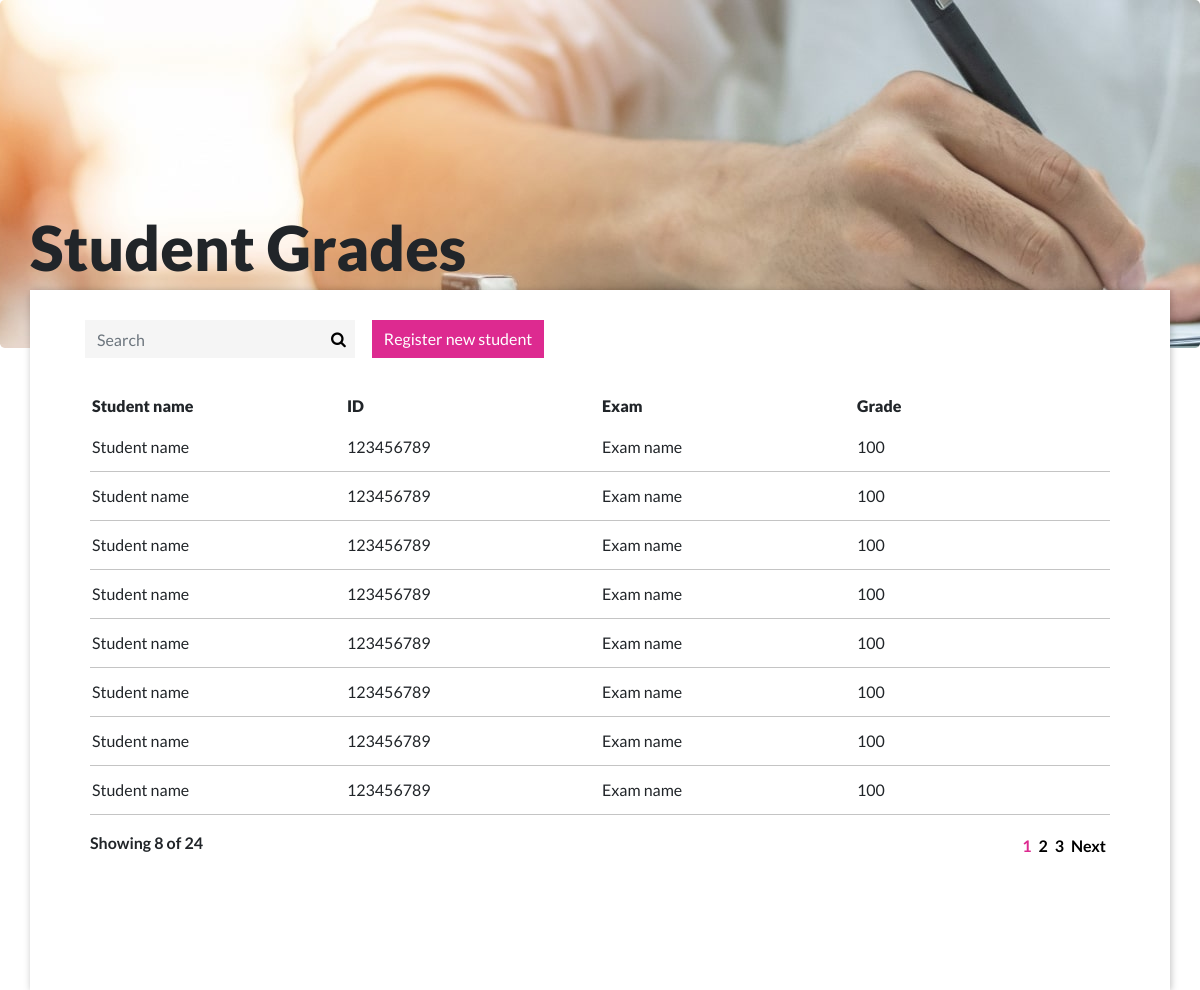
The page / on the database its author committed.
### tables this page shows
CREATE TABLE `student` (
  `id` int(11) NOT NULL,
  `name` varchar(100) NOT NULL,
  `student_id` int(255) NOT NULL,
  `exam` text NOT NULL,
  `grade` text NOT NULL
);

### index.php (called while the page is built)
<?php
include( __DIR__ . '/view/header.php' );
include( __DIR__ . '/view/content.php' );
include( __DIR__ . '/view/footer.php' );

### controller/functions.php (called while the page is built, shortened)
<?php
    include( 'students.php');
    $student = new Student();
    $search = isset($_GET['student']) ? $_GET['student'] : null;
    $results_per_page = 8;
    $current_page = isset($_GET['page']) ? intval($_GET['page']) : 1;
?>

### model/database.php (called while the page is built, shortened)
<?php
class Database {
    public $connection;
    public function open_db_connection(){
        $this->connection = new mysqli(DB_HOST,DB_USER,DB_PASSWORD,DB_NAME);
    }
    public function query( $sql ){
        $result = $this->connection->query( $sql );
        return $result;
    }
}
$database = new Database();

### controller/students.php (called while the page is built, shortened)
<?php
include( dirname(__DIR__) . '/model/database.php');
class Student extends Database{
    public function get_student( $search = null,  $current_page = null, $results_per_page = null ){
        global $database;
        $search = $search == null ? null : $database->escape_string( $search );
        $limt_offset = $this->pagination( $search, $current_page, $results_per_page);
        $query = $search === null ? "SELECT * FROM student " . $limt_offset : "SELECT * FROM student WHERE name LIKE '$search%' " . $limt_offset;
        $result_set = $database->query( $query );
        return   $result_set;
    }
    public function get_row_numb( $result , $all = false ){
        $result = $all ? $this->get_student() : $result;
        $row_cnt = mysqli_num_rows( $result);
        return $row_cnt;
    }
    public function pagination ( $search = null , $current_page = null, $results_per_page = null , $offset = null ) {
        if (  $current_page == null && $results_per_page == null) {
            return '';
        } elseif( $search == null) {
            $this_page_first_result = ($current_page - 1) * $results_per_page;
            return "LIMIT " . $this_page_first_result . " , " .  $results_per_page;
        }
    }
}
?>

### view/students_table.php (the view)
<table class="table">
    <thead>
    <tr>
        <th scope="col">Student name</th>
        <th scope="col">ID</th>
        <th scope="col">Exam</th>
        <th scope="col">Grade</th>
    </tr>
    </thead>
    <tbody>
    <?php
        $result = $student->get_student( $search ,$current_page, $results_per_page );
        while( $row = mysqli_fetch_array( $result ) ){
        echo '<tr>';
            echo '<td>' . $row['name'] . '</td>';
            echo '<td>' . $row['student_id']. '</td>';
            echo '<td>' . $row['exam'] . '</td>';
            echo '<td>' . $row['grade'] . '</td>';
        echo '</tr>';
        }
        ?>
    </tbody>
</table>

### view/header.php (shortened to what this page needs)
<!doctype html>
<html lang="en">
  <head>
    <link rel="stylesheet" href="//stackpath.bootstrapcdn.com/bootstrap/4.3.1/css/bootstrap.min.css">
    <link rel="stylesheet" href="https://cdnjs.cloudflare.com/ajax/libs/font-awesome/4.7.0/css/font-awesome.min.css">
    <link rel="stylesheet" href="../webpalk/assets/css/style.css">
  </head>
  <body>

### view/content.php (shortened to what this page needs)
<?php include( dirname(__DIR__) . '/controller/functions.php'); ?>
    <section id="background" class="jumbotron">
    </section>
    <section id="main" class="container">
      <div class="row">
          <h1 class="tilte">Student Grades</h1>
          <div id="table" class="col-md-12" >
            <div class="col form-row mb-4">
                <?php include('search_bar.php'); ?>
                <button type="button" class="reg btn btn-primary">Register new student</button>
            </div>
            <div class="col">
              <?php include('students_table.php'); ?>
              <div class="row">
                <?php include( 'pagination.php' ); ?>
              </div>
            </div>
          </div>
      </div>
    </section>

### view/search_bar.php
<form method="GET" class="form-inline search-from">
    <input class="form-control search" <?php echo $search == null ? '' : 'value="' . $search . '"'  ?> name="student" type="text" placeholder="Search" aria-label="Search">
    <button type="submit" class="search">
        <i class="fa fa-search"></i>
    </button>
</form>

### view/pagination.php (shortened to what this page needs)
<?php
    $currnt_rows = $student->get_row_numb( $result );
    $all_rows = $student->get_row_numb( $result , true);
    $paginat_rows =  ceil( $all_rows / $results_per_page );
?>
<div class="col align-self-start">
    <p class="font-weight-bold">Showing <?php echo $currnt_rows ?> of <?php echo $all_rows ?></p>
</div>
<div class="col <?php echo $search == null ? '' : 'hide'; ?>">
    <nav aria-label="Page navigation">
        <ul class="pagination justify-content-end">
            <?php
                for ($page = 1; $page <= $paginat_rows ; $page++) {
                    $active = ( $current_page == $page ) ? 'active' : '';
                    echo '<li class="page-item '. $active .'"><a class="page-link" href="?page=' . $page . '">' . $page . '</a></li>';
                }
                echo $current_page < $paginat_rows ? '<li class="page-item"><a class="page-link" href="?page=' . ( $current_page + 1 ). '">Next</a></li>' : '';
            ?>
        </ul>
    </nav>
</div>

### view/footer.php (shortened to what this page needs)
  </body>
</html>

### assets/css/style.css (style rules this page uses)
* { font-family: 'Lato', sans-serif; }
input.form-control { border-radius: 0; border: none; background: #f5f5f5; }
.btn.btn-primary { border-radius: 0; background: #dd2a90; border: none; }
.jumbotron { min-height: 348px; background: url(../../assets/images/component.jpg) center/cover; }
#main { margin-top: -170px; margin-bottom: 30px; }
#main > .row { position: relative; }
#main h1.tilte { font-size: 62px; font-weight: 800; }
#main #table, #main #form { padding: 30px 45px; position: absolute; top: 80px; min-height: 700px; background-color: white; -webkit-box-shadow: 1px 1px 7px rgba(0, 0, 0, 0.25); box-shadow: 1px 1px 7px rgba(0, 0, 0, 0.25); }
#table form button.search { background: 0; border: 0; margin: 0px 20px 0px -30px; }
#table form input.form-control.search { width: 270px; }
#table .table thead th { width: 25%; }
#table .table thead th { border: none; padding-bottom: 5px; font-weight: 800; padding-left: 2px; }
#table .table th { border: none; }
#table .table td { border: none; border-bottom: 1px solid #c4c4c4; padding-left: 2px; }
.page-link { border: 0; padding: 5px 4px; font-weight: 600; color: black; -webkit-transition: all .4s; transition: all .4s; }
.page-link:hover, .page-item.active .page-link { background: none; color: #dd2a90; }

### rows shown on the page
student: name "Student name", student "123456789", exam "Exam name", grade "100"
student: name "Student name", student "123456789", exam "Exam name", grade "100"
student: name "Student name", student "123456789", exam "Exam name", grade "100"
student: name "Student name", student "123456789", exam "Exam name", grade "100"
student: name "Student name", student "123456789", exam "Exam name", grade "100"
student: name "Student name", student "123456789", exam "Exam name", grade "100"
student: name "Student name", student "123456789", exam "Exam name", grade "100"
student: name "Student name", student "123456789", exam "Exam name", grade "100"

### other values the page prints
$currnt_rows "8"
$all_rows "24"
